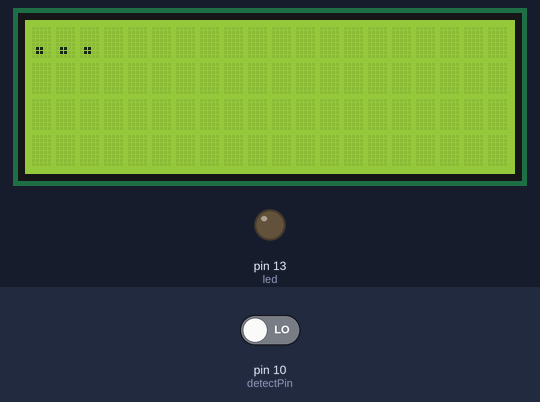
The sketch below on a simulated Arduino Uno, built with avr-gcc and run on an emulated ATmega328P. Shown: 20×4 character LCD, output pins drawn as LEDs (lit = HIGH). The test bench sets the inputs (shaded band); at power-on: pin 10 (detectPin) LOW.

Above: at 1.2 s.
1.3 s: pin 10 (detectPin) driven HIGH
At 4.5 s:
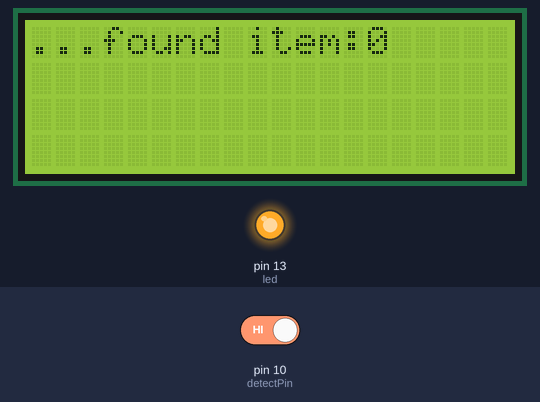
At 6.8 s:
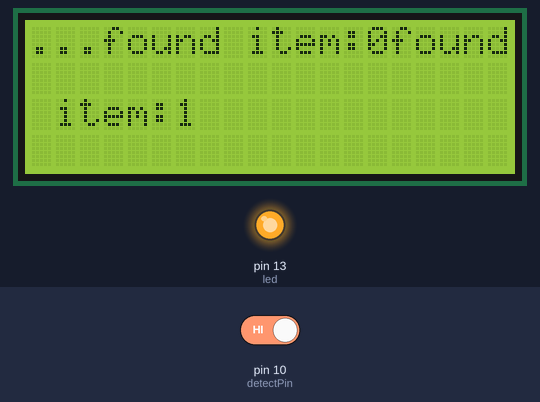
Timing chart, 0 to 8.3 s (numbered marks = the images above; inputs shaded):
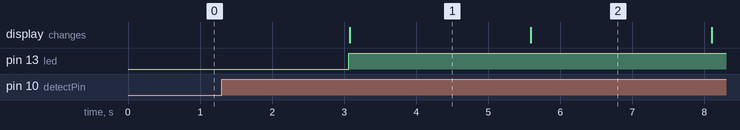

Measured:
- after the input at 1.3 s, pin 13 (led): LOW → HIGH after 1.8 s; the display: changes after 1.8 s (image 1)
- what the display in image 1 shows lasts 2.5 s, from 3.1 s to 5.6 s

The sketch:

testrcwl.ino
```cpp
#include <Wire.h>
#include <LiquidCrystal_I2C.h>
#include <Servo.h>

///ini adalah detect untuk bagian rcwl
int detectPin = 10;
bool detect = false;
int led = 13;
int gerak = 0;

//ini adalah lcd fom github zhirobyte
int switch_pin = 4;
int led_pin = 5;
byte leds = 0;

LiquidCrystal_I2C lcd(0x27,20,4);  // set the LCD address to 0x27 for a 16 chars and 2 line display


void setup() {
 Serial.begin(115200);

 pinMode (detectPin, INPUT);
 pinMode (led, OUTPUT);
 pinMode(switch_pin, INPUT);

  // initialize digital pin LED_BUILTIN as an output.
  pinMode(LED_BUILTIN, OUTPUT);
  lcd.init();

}

void loop() {

 detect = digitalRead(detectPin);
 if(detect == true) {
 digitalWrite(led, HIGH);
 //untuk iterasi dengan jumlah sekian
 //
 for (int i=0; i<=500; i++){
  lcd.backlight();
 //variable ini adalah deklarasi dari variable diatas
  int gerak = i;
  lcd.print("found item:");
  lcd.print(gerak);
  //delay sendiri untuk pas iteration bukan untuk else condition (waiting)
  delay(2500);
    }
  }
 else {
 digitalWrite(led, LOW);
 lcd.backlight();
  lcd.print("...");
 }
 delay(3000);
}
```
